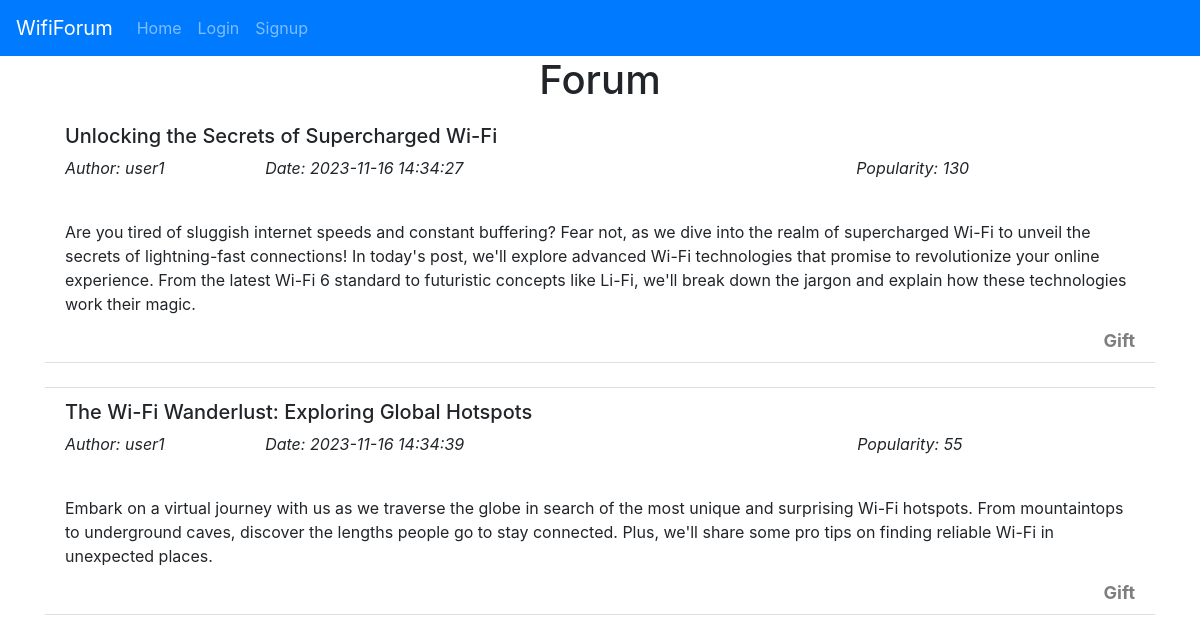
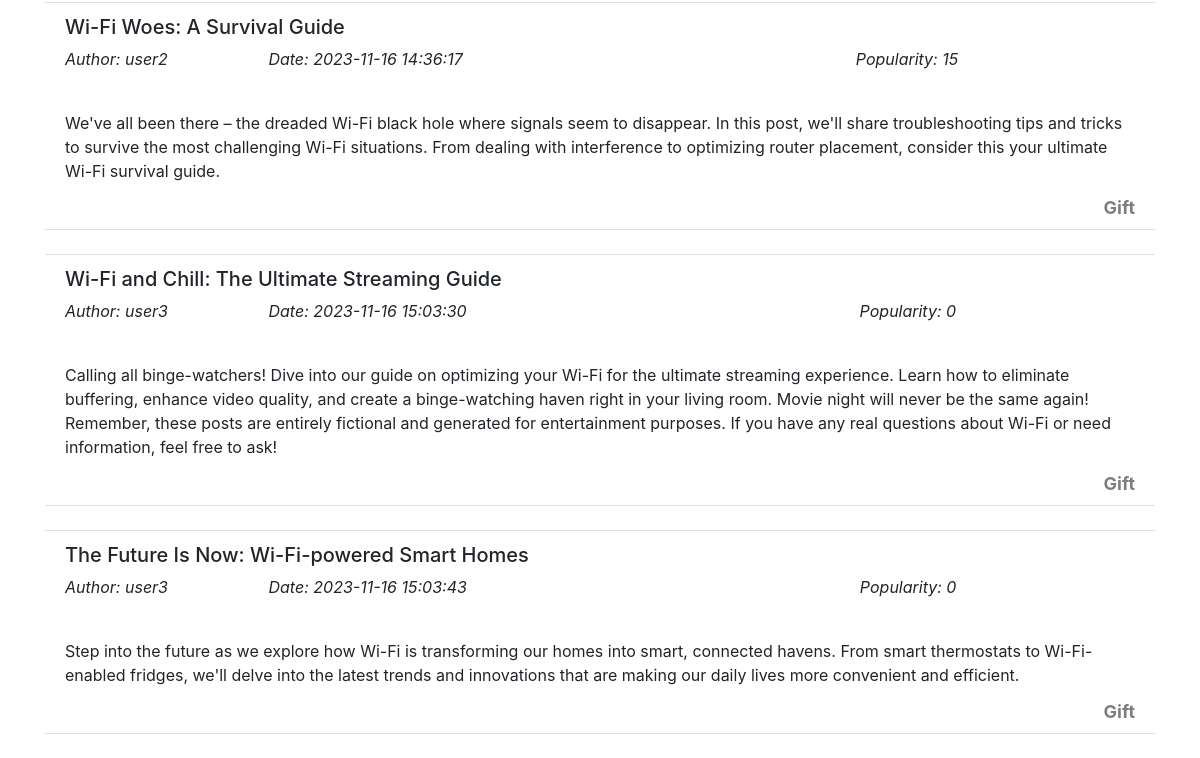
/forum, run on an earlier commit of the app's database (2 pictures, top to bottom).
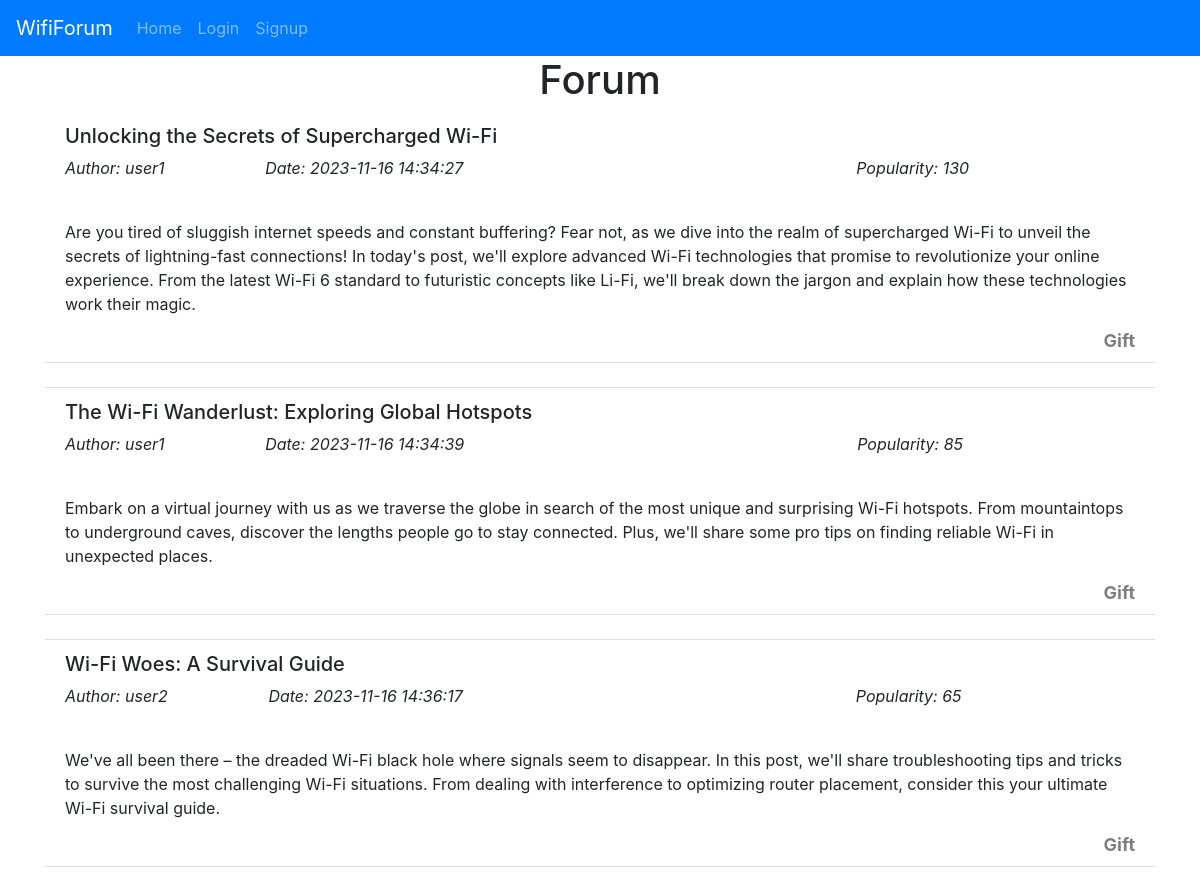
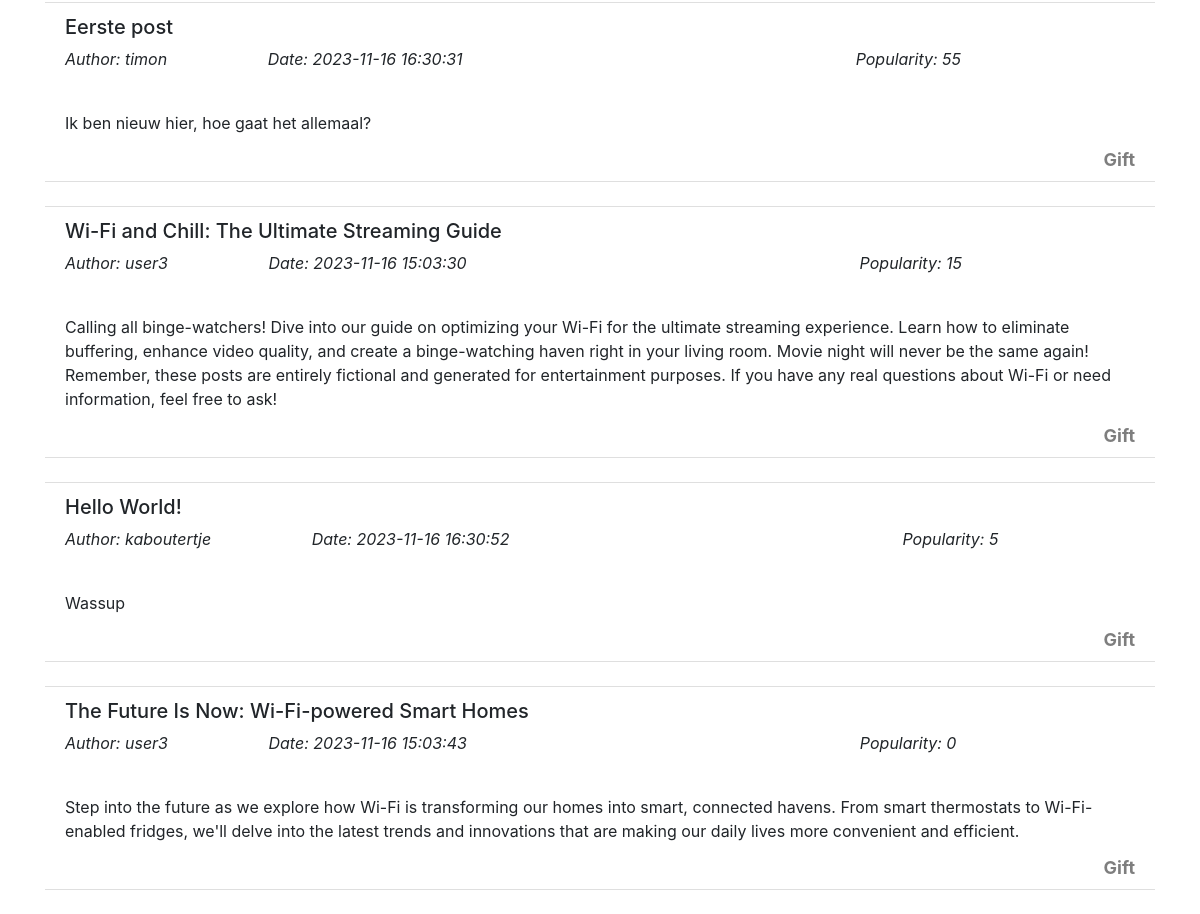
And on a later commit of the database (2 pictures, top to bottom).
### website/models.py (models this page shows)
class Post(db.Model):
    id = db.Column(db.Integer, primary_key=True)
    username = db.Column(db.String(150))
    title = db.Column(db.String(255))
    content = db.Column(db.Text)
    date = db.Column(db.DateTime(timezone=True), default=func.now())
    user_id = db.Column(db.Integer, db.ForeignKey('user.id'))
    credit = db.Column(db.Integer)

### website/views.py (the view)
@view.route('/forum', methods=['GET'])
def forum():
    username = request.form.get('username')
    posts = Post.query.order_by(desc(Post.credit)).all()
    return render_template('forum.html', user=current_user, posts=posts)

### website/templates/forum.html (shortened to what this page needs)
{% extends "base.html" %} {% block title %}Forum{% endblock %} {% block
content%}
<h1 align="center">Forum</h1>
<ul class="list-group list-group-flush" id="notes">
  {% for post in posts %}
  <li class="list-group-item">
    <h5>{{ post.title }}</h5>
    <p>
      <i
        >Author: {{ post.username }} &emsp;&emsp;&emsp;&emsp;&emsp;&emsp;Date:
        {{post.date}}
        &emsp;&emsp;&emsp;&emsp;&emsp;&emsp;&emsp;&emsp;&emsp;&emsp;&emsp;&emsp;&emsp;&emsp;&emsp;&emsp;&emsp;&emsp;&emsp;&emsp;&emsp;&emsp;&emsp;&emsp;
        Popularity: {{post.credit}}
      </i>
    </p>
    <br />
    <p>{{ post.content }}</p>
    <button
      class="close"
      style="font-size: 18px"
      type="button"
      onClick="donation({{ post.id }})"
    >
      Gift
    </button>
  </li>
  <br />{% endfor %}
</ul>
{% endblock %}

### website/templates/base.html (shortened to what this page needs)
<!DOCTYPE html>
<html>
  <head>
    <link
      rel="stylesheet"
      href="https://stackpath.bootstrapcdn.com/bootstrap/4.4.1/css/bootstrap.min.css"
    />
    <link
      rel="stylesheet"
      href="https://stackpath.bootstrapcdn.com/font-awesome/4.7.0/css/font-awesome.min.css"
    />
  </head>
  <body>
    <nav class="navbar navbar-expand-lg navbar-dark bg-primary">
      <a class="navbar-brand" href="#">WifiForum</a>
      <div class="'collapse navbar-collapse" id="navbar">
        <div class="navbar-nav">
          {% if user.is_authenticated %}
          <a class="nav-item nav-link" id="home" href="/"> Home </a>
          <a class="nav-item nav-link" id="profile" href="/profile">
            Profile
          </a>
          <a class="nav-item nav-link" id="post" href="/post"> Post </a>
          <a class="nav-item nav-link" id="logout" href="/forum"> Forum </a>
          <a class="nav-item nav-link" id="logout" href="/logout"> Log out </a>
          {% else %}
          <a class="nav-item nav-link" id="home" href="/"> Home </a>
          <a class="nav-item nav-link" id="login" href="/login"> Login </a>
          <a class="nav-item nav-link" id="sign-up" href="/signup"> Signup </a>
          {% endif %}
        </div>
      </div>
    </nav>
    <div class="container">{%block content%} {%endblock %}</div>
  </body>
</html>

What changed in the data, as far as the page shows it:
changed Post "The Wi-Fi Wanderlust: Exploring Global Hotspots": credit "55" → "85"
changed Post "Wi-Fi Woes: A Survival Guide": credit "15" → "65"
added Post: title "Eerste post", username "timon", date "2023-11-16 16:30:31", credit "55", content "Ik ben nieuw hier, hoe gaat het allemaal?"
changed Post "Wi-Fi and Chill: The Ultimate Streaming Guide": credit "0" → "15"
added Post: title "Hello World!", username "kaboutertje", date "2023-11-16 16:30:52", credit "5", content "Wassup"
